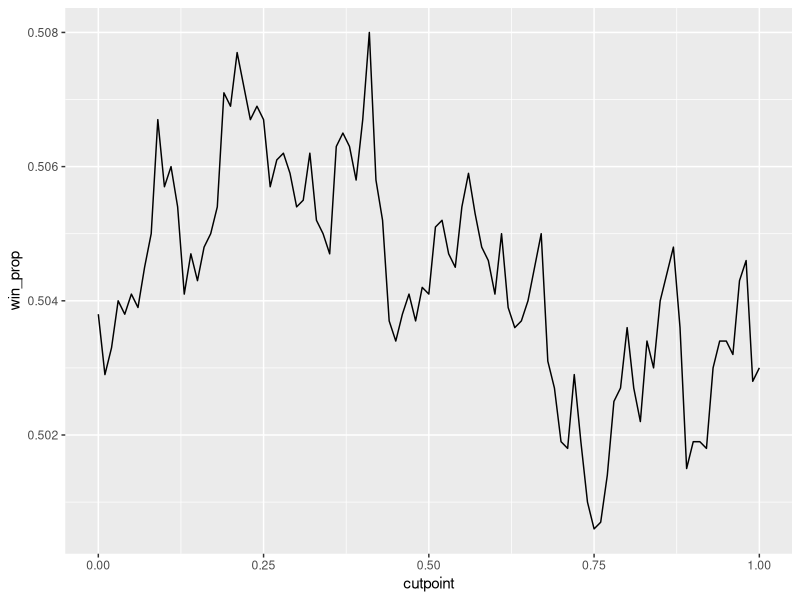

This chart was generated by the following R code:
require(dplyr)
require(magrittr)
require(ggplot2)

rm(list = ls())

set.seed(11091987)

# simulate random number draws for both players
n_draw <- 10000

p1 <- cbind(runif(n_draw), runif(n_draw))
p2 <- cbind(runif(n_draw), runif(n_draw))

# strategy - always take first number
sum(p1[,1] > p2[,1])

# strategy - always take second number
sum(p1[,2] > p2[,2])

# strategy - if first number less than .5, take second number
sum(apply(p1, 1, function(x) ifelse(x[1] < .5, x[2], x[1])) >
      apply(p2, 1, function(x) ifelse(x[1] < .5, x[2], x[1])))

# strategy - test above strategy with cutpoint at each value between 0 and 1
# system.time({
#   results <- NULL
#   for(cutpoint in seq(0.01, .99, by = .01)){
#     results <- rbind(results,
#                      c(cutpoint, sum(apply(p1, 1, function(x) ifelse(x[1] < cutpoint, x[2], x[1])) >
#                                        apply(p2, 1, function(x) ifelse(x[1] < cutpoint, x[2], x[1])))))
#   }
# })

system.time({
  results <- lapply(seq(0, 1, by = .01),
                    function(cutpoint) c(cutpoint, sum(apply(p1, 1, function(x) ifelse(x[1] < cutpoint, x[2], x[1])) >
                                                         apply(p2, 1, function(x) ifelse(x[1] < cutpoint, x[2], x[1]))))) %>%
    unlist %>%
    matrix(ncol = 2, byrow = TRUE)
})

results %<>%
  as.data.frame %>%
  tbl_df %>%
  rename(cutpoint = V1, win = V2) %>%
  mutate(win_prop = win / n_draw)

ggplot(results, aes(cutpoint, win_prop)) +
  geom_line()
